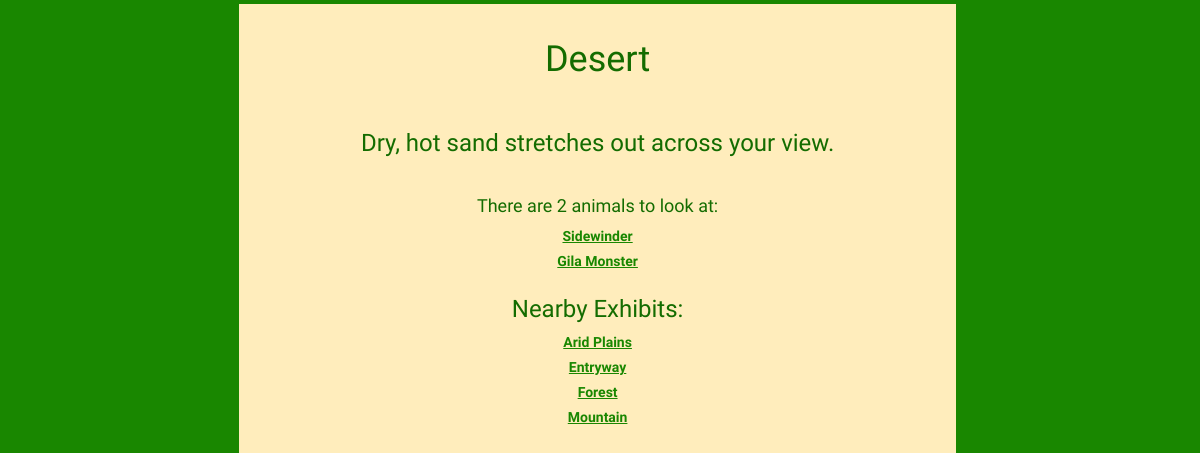
The app's page /applic/exhibit/12 with its own data.
### applic/models.py (models this page shows, shortened)
class Exhibit(models.Model):
	EXIT = (
	("T", "Yes"),
	("F", "No"),
	)
	name = models.CharField(max_length=200, help_text="Enter the exhibit name", default="")
	description = models.CharField(max_length=200, help_text="Enter the exhibit description: ", default="")
	is_exit = models.CharField(max_length=1, choices=EXIT, blank=True, default='m', help_text="Is this exhibit an exit?")
	neighbors = models.ManyToManyField("self",help_text="Pick this exhibit's neighbors",blank=True)
	animals = models.ManyToManyField(Animal, help_text="Add animals to this exhibit", blank=True)
	def __str__(self):
		return self.name
	def get_absolute_url(self):
		return reverse('exhibit', args=[str(self.id)])

class Animal(models.Model):
	name = models.CharField(max_length=60, help_text="Enter the name of the animal: ", default="")
	nickname = models.CharField(max_length=60, help_text="Enter the nickname of the animal:", default="")
	sci_name = models.CharField(max_length=100, help_text="Enter the scientific name of the animal:", default="")
	DIET_CHOICE = (
	("C", "Carnviore"),
	("O", "Omnivore"),
	("H", "Herbivore"),
	)
	diet = models.CharField(max_length=1, choices=DIET_CHOICE, blank=True, default='m', help_text="Pick the animal's diet.")
	info = models.CharField(max_length=500, help_text="Enter the animal information: ", default="")
	inter = models.CharField(max_length=500, help_text="Enter the animal interaction information: ", default="")
	image_url = models.CharField(max_length=500, help_text="Paste an image url", default="")
	def get_absolute_url(self):
		return reverse('animal', args=[str(self.id)])

### applic/views.py (the view)
# urls.py: path("exhibit/<int:pk>", views.exhibit.as_view(), name="exhibit"),
class exhibit(generic.DetailView):
	model = Exhibit

### applic/templates/applic/exhibit_detail.html (shortened to what this page needs)
{% extends "base_zcoce.html" %}
{% block zcontent %}
<h1 class="title">{{ exhibit.name }}</h1>
<br>
<h3>{{ exhibit.description }}</h3>
<br>
<h4>There are {{exhibit.animals.count}} animals to look at:</h4>
{% for a in exhibit.animals.all %}
  <label><a href="{{ a.get_absolute_url }}">{{ a.name }}</a></label><br>
{% endfor %}
<h3>Nearby Exhibits:</h3>
{% for n in exhibit.neighbors.all %}
  <label> <a href="{{ n.get_absolute_url }}">{{ n }}</a> </label><br>
{% endfor %}
{% endblock %}

### applic/static/css/zcoce.css (style rules this page uses)
a { color:#198700;text-decoration:underline;font-family: 'Acme', sans-serif; }
body { background-color:#198700; background-image:url("https://i.imgur.com/n4ofDwW.png");background-repeat:no-repeat; margin-top:-1.3%; background-size:20%; }
.title { padding-top:5%; }

### records on screen
Exhibit: name "Desert", description "Dry, hot sand stretches out across your view.", animals.count "2"
Animal: name "Sidewinder"
Animal: name "Gila Monster"
Exhibit: name "Arid Plains"
Exhibit: name "Entryway"
Exhibit: name "Forest"
Exhibit: name "Mountain"
